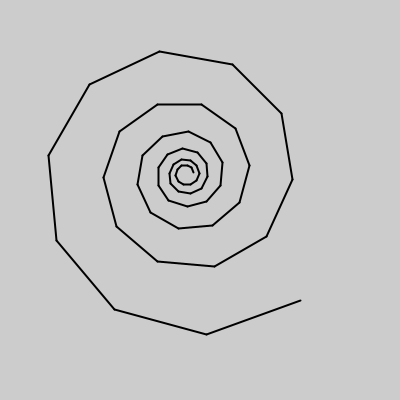
Frame 1 (no input)
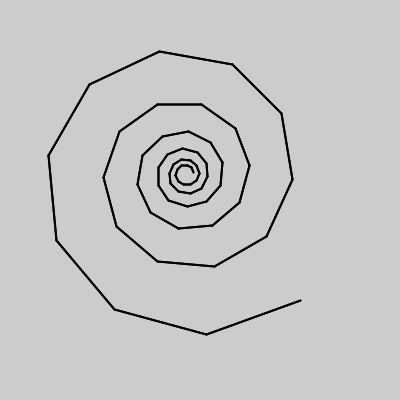
Frame 2 (the mouse pressed at the canvas centre, redrawn once)

The Processing sketch that drew these frames (run headless with seeded random() and noise(); the mouse was pressed at the canvas centre and the sketch redrawn once):

// Processing sketch: sk_recursive_spiral_shell
// ── sk_recursive_spiral_shell.pde
void setup()
{
  size(400, 400);
  noLoop();  // アニメーションしない
}

void draw()
{
  stroke(0);
  strokeWeight(2);
  drawSpiral( 300, 300, 100, 160, 60 ); // 最初の再帰呼び出し
}

/**
  再帰関数：線を再帰的に短くし，回転させながら描画する．
*/
void drawSpiral( float fBeginX, float fBeginY, float fLength, float fRot, int iLevel )
{
  if ( iLevel > 0 )  // 再帰の継続条件
  {
    // 線の終点
    float fEndX = fBeginX + cos( radians( fRot ) ) * fLength;
    float fEndY = fBeginY + sin( radians( fRot ) ) * fLength;
    
    line( fBeginX, fBeginY, fEndX, fEndY ); // 線を描画
    
    drawSpiral( fEndX, fEndY, fLength * 0.95, fRot + 35, iLevel - 1 ); // 再帰呼び出し
  }
}
